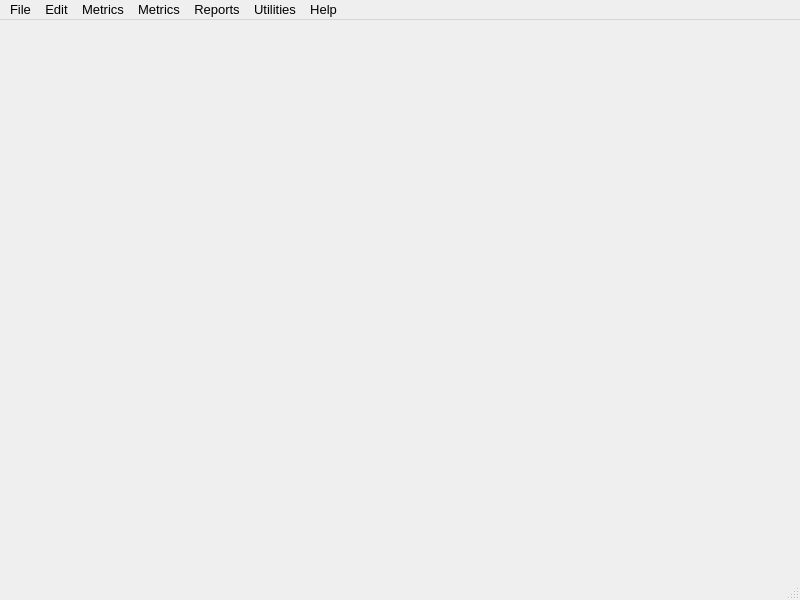
<ui version="4.0" >
 <class>PyPedal</class>
 <widget class="QMainWindow" name="PyPedal" >
  <property name="geometry" >
   <rect>
    <x>0</x>
    <y>0</y>
    <width>800</width>
    <height>600</height>
   </rect>
  </property>
  <property name="font" >
   <font>
    <pointsize>10</pointsize>
   </font>
  </property>
  <property name="windowTitle" >
   <string>PyPedal</string>
  </property>
  <widget class="QWidget" name="centralwidget" />
  <widget class="QMenuBar" name="menubar" >
   <property name="geometry" >
    <rect>
     <x>0</x>
     <y>0</y>
     <width>800</width>
     <height>31</height>
    </rect>
   </property>
   <widget class="QMenu" name="menuFile" >
    <property name="title" >
     <string>File</string>
    </property>
   </widget>
   <widget class="QMenu" name="menuEdit" >
    <property name="title" >
     <string>Edit</string>
    </property>
   </widget>
   <widget class="QMenu" name="menuMetrics" >
    <property name="title" >
     <string>Metrics</string>
    </property>
   </widget>
   <widget class="QMenu" name="menuMetrics_2" >
    <property name="title" >
     <string>Metrics</string>
    </property>
   </widget>
   <widget class="QMenu" name="menuReports" >
    <property name="title" >
     <string>Reports</string>
    </property>
   </widget>
   <widget class="QMenu" name="menuUtilities" >
    <property name="title" >
     <string>Utilities</string>
    </property>
   </widget>
   <widget class="QMenu" name="menuHelp" >
    <property name="title" >
     <string>Help</string>
    </property>
    <addaction name="pypedalAbout" />
   </widget>
   <addaction name="menuFile" />
   <addaction name="menuEdit" />
   <addaction name="menuMetrics" />
   <addaction name="menuMetrics_2" />
   <addaction name="menuReports" />
   <addaction name="menuUtilities" />
   <addaction name="menuHelp" />
  </widget>
  <widget class="QStatusBar" name="statusbar" />
  <action name="pypedalAbout" >
   <property name="text" >
    <string>About PyPedal</string>
   </property>
   <property name="menuRole" >
    <enum>QAction::AboutRole</enum>
   </property>
  </action>
 </widget>
 <resources/>
 <connections/>
</ui>
